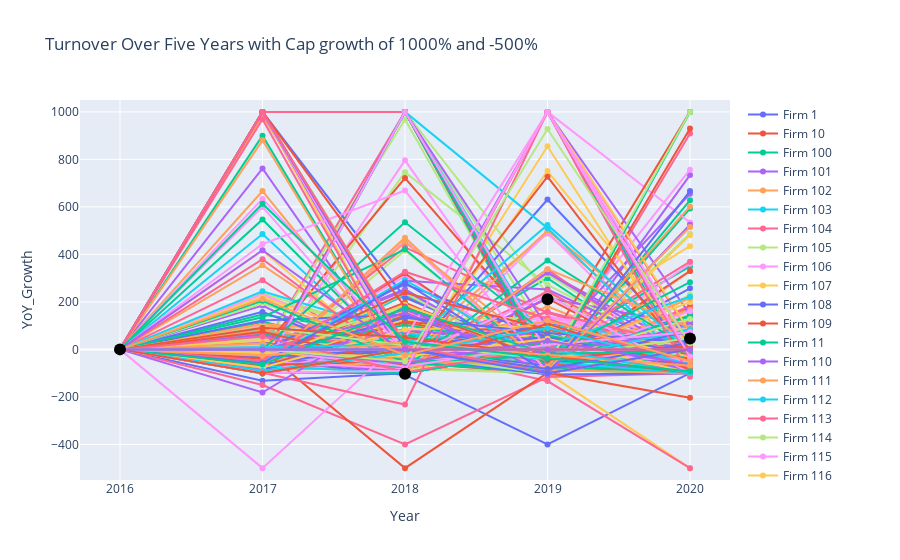

Notebook cell for this chart:
### Code cell
turnover_df = turnover_growth(df_general)
turnover_df['YoY_Growth_Capped'] = [1000 if x > 1000 else (-500 if x < -500 else x) for x in turnover_df['YoY_Growth']]
plot_turnover(turnover_df, col = 'YoY_Growth_Capped', y_range=[-550, 1050])
